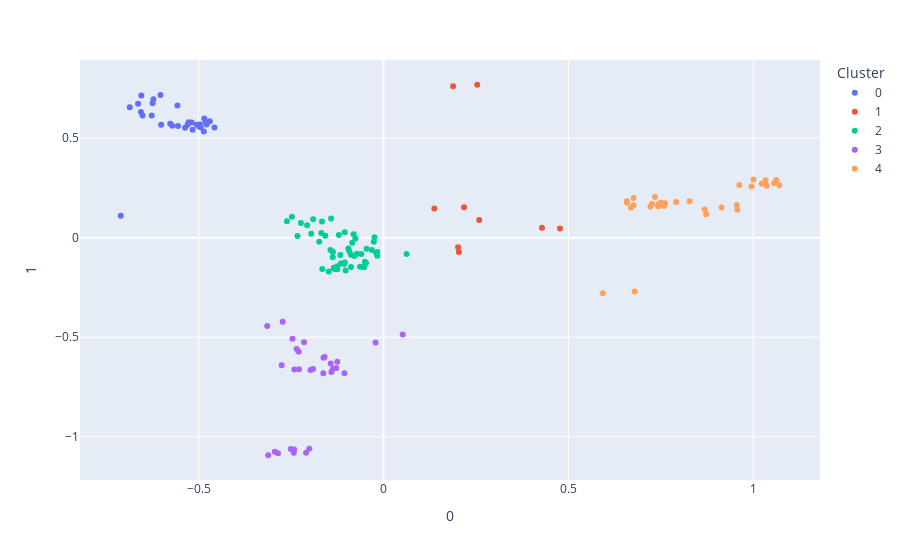

This figure's notebook cell:
### Code cell
kmeans_data = kmeans(dataframe=pokemon_df_scaled, n_cluster=5)

### Figure 1 — Plotly figure (JSON) as saved in the notebook; plotly's stock layout.template omitted (floating-point values rounded to 4 significant figures)
{"data": [{"customdata": [["squirtle"], ["wartortle"], ["blastoise"], ["golduck"], ["poliwrath"], ["psyduck"], ["poliwhirl"], ["poliwag"], ["krabby"], ["kingler"], ["cloyster"], ["shellder"], ["dewgong"], ["seel"], ["slowpoke"], ["slowbro"], ["seadra"], ["goldeen"], ["starmie"], ["staryu"], ["seaking"], ["horsea"], ["gyarados"], ["magikarp"], ["omanyte"], ["omastar"], ["kabuto"], ["kabutops"], ["vaporeon"], ["lapras"]], "hovertemplate": "Cluster=0<br>0=%{x}<br>1=%{y}<br>Name=%{customdata[0]}<extra></extra>", "legendgroup": "0", "marker": {"color": "#636efa", "symbol": "circle"}, "mode": "markers", "name": "0", "orientation": "v", "showlegend": true, "type": "scatter", "x": [-0.4817, -0.5185, -0.5766, -0.5559, -0.6014, -0.4785, -0.5163, -0.486, -0.5052, -0.5711, -0.6638, -0.4846, -0.6269, -0.4964, -0.5574, -0.6223, -0.527, -0.4945, -0.656, -0.4987, -0.5366, -0.4697, -0.7106, -0.4571, -0.6032, -0.6551, -0.6244, -0.6862, -0.5299, -0.6517], "xaxis": "x", "y": [0.581, 0.5778, 0.5726, 0.5607, 0.5671, 0.5676, 0.5422, 0.5335, 0.5675, 0.5616, 0.6722, 0.5981, 0.6129, 0.5685, 0.6631, 0.6948, 0.58, 0.5543, 0.6309, 0.5583, 0.5515, 0.5851, 0.11, 0.5536, 0.7161, 0.7139, 0.6743, 0.6543, 0.567, 0.6129], "yaxis": "y"}, {"customdata": [["tentacruel"], ["tentacool"], ["metapod"], ["parasect"], ["paras"], ["caterpie"], ["exeggcute"], ["exeggutor"], ["tangela"]], "hovertemplate": "Cluster=1<br>0=%{x}<br>1=%{y}<br>Name=%{customdata[0]}<extra></extra>", "legendgroup": "1", "marker": {"color": "#EF553B", "symbol": "circle"}, "mode": "markers", "name": "1", "orientation": "v", "showlegend": true, "type": "scatter", "x": [0.1881, 0.2535, 0.2016, 0.4285, 0.4773, 0.2038, 0.2178, 0.1374, 0.2589], "xaxis": "x", "y": [0.7602, 0.7678, -0.04785, 0.05032, 0.04631, -0.07215, 0.1526, 0.1464, 0.08837], "yaxis": "y"}, {"customdata": [["golem"], ["machop"], ["machoke"], ["alakazam"], ["machamp"], ["geodude"], ["rapidash"], ["graveler"], ["sandslash"], ["arcanine"], ["growlithe"], ["vulpix"], ["ninetales"], ["clefairy"], ["mankey"], ["diglett"], ["dugtrio"], ["ponyta"], ["magnemite"], ["onix"], ["magneton"], ["drowzee"], ["charmander"], ["charmeleon"], ["pikachu"], ["electabuzz"], ["hypno"], ["jynx"], ["rhyhorn"], ["rhydon"], ["hitmonchan"], ["hitmonlee"], ["mr-mime"], ["voltorb"], ["cubone"], ["electrode"], ["marowak"], ["primeape"], ["abra"], ["magmar"], ["pinsir"], ["clefable"], ["raichu"], ["mew"], ["mewtwo"], ["dragonair"], ["dratini"], ["flareon"], ["jolteon"], ["sandshrew"], ["kadabra"]], "hovertemplate": "Cluster=2<br>0=%{x}<br>1=%{y}<br>Name=%{customdata[0]}<extra></extra>", "legendgroup": "2", "marker": {"color": "#00cc96", "symbol": "circle"}, "mode": "markers", "name": "2", "orientation": "v", "showlegend": true, "type": "scatter", "x": [-0.2612, -0.04561, -0.095, -0.1574, -0.1436, -0.1418, -0.148, -0.1901, -0.08458, -0.1655, -0.06347, -0.05311, -0.1325, -0.01671, -0.06001, -0.01688, -0.0878, -0.1026, -0.03169, -0.2477, -0.09232, -0.1048, -0.05275, -0.0877, -0.04735, -0.1048, -0.1681, -0.2065, -0.1664, -0.2234, -0.1368, -0.1373, -0.1737, -0.05028, -0.02434, -0.125, -0.076, -0.1167, -0.08079, -0.1249, 0.06252, -0.07865, -0.1062, -0.1954, -0.2327, -0.07204, -0.0197, -0.1346, -0.1153, -0.02601, -0.1207], "xaxis": "x", "y": [0.08293, -0.05552, -0.05416, 0.01021, -0.06122, 0.09683, -0.1694, 0.09239, -0.02575, -0.1578, -0.1453, -0.148, -0.1567, -0.09041, -0.08215, -0.07132, -0.08621, -0.1653, -0.06193, 0.1047, -0.06766, 0.02714, -0.1456, -0.1467, -0.1272, -0.1247, 0.02327, 0.06221, 0.08155, 0.07396, -0.07245, -0.0978, -0.01997, -0.1205, 0.002374, -0.1433, -0.0035, -0.08722, 0.01688, -0.1589, -0.08182, -0.09221, -0.132, 0.01915, 0.00887, -0.08045, -0.07654, -0.1507, -0.129, -0.02043, 0.01325], "yaxis": "y"}, {"customdata": [["dodrio"], ["chansey"], ["pidgeotto"], ["pidgey"], ["farfetchd"], ["doduo"], ["tauros"], ["eevee"], ["lickitung"], ["kangaskhan"], ["scyther"], ["spearow"], ["rattata"], ["raticate"], ["fearow"], ["dragonite"], ["moltres"], ["zapdos"], ["porygon"], ["aerodactyl"], ["snorlax"], ["articuno"], ["ditto"], ["persian"], ["meowth"], ["wigglytuff"], ["jigglypuff"], ["butterfree"], ["pidgeot"], ["charizard"]], "hovertemplate": "Cluster=3<br>0=%{x}<br>1=%{y}<br>Name=%{customdata[0]}<extra></extra>", "legendgroup": "3", "marker": {"color": "#ab63fa", "symbol": "circle"}, "mode": "markers", "name": "3", "orientation": "v", "showlegend": true, "type": "scatter", "x": [-0.3118, -0.141, -0.2416, -0.201, -0.2508, -0.2428, -0.2411, -0.1427, -0.1623, -0.2285, -0.02159, -0.2093, -0.1276, -0.1905, -0.2853, -0.2461, -0.2348, -0.2149, -0.1593, -0.3145, -0.2754, -0.2727, -0.1249, -0.1976, -0.1368, -0.1628, -0.1056, 0.05184, -0.2938, -0.2293], "xaxis": "x", "y": [-1.092, -0.6739, -1.064, -1.059, -1.06, -1.08, -0.6621, -0.6312, -0.6024, -0.6603, -0.5265, -1.079, -0.6536, -0.6591, -1.083, -0.5068, -0.5595, -0.5256, -0.5994, -0.4439, -0.6398, -0.4218, -0.6232, -0.6639, -0.6584, -0.6806, -0.6811, -0.4865, -1.075, -0.5726], "yaxis": "y"}, {"customdata": [["nidoking"], ["venomoth"], ["zubat"], ["golbat"], ["gloom"], ["nidorino"], ["vileplume"], ["venonat"], ["weezing"], ["koffing"], ["victreebel"], ["grimer"], ["gastly"], ["muk"], ["gengar"], ["haunter"], ["weepinbell"], ["bellsprout"], ["oddish"], ["bulbasaur"], ["ivysaur"], ["weedle"], ["venusaur"], ["beedrill"], ["nidoran-m"], ["nidoqueen"], ["nidorina"], ["nidoran-f"], ["ekans"], ["arbok"], ["kakuna"]], "hovertemplate": "Cluster=4<br>0=%{x}<br>1=%{y}<br>Name=%{customdata[0]}<extra></extra>", "legendgroup": "4", "marker": {"color": "#FFA15A", "symbol": "circle"}, "mode": "markers", "name": "4", "orientation": "v", "showlegend": true, "type": "scatter", "x": [0.6584, 0.8685, 0.6795, 0.5931, 1.033, 0.7219, 1.001, 0.9143, 0.6764, 0.7341, 0.9952, 0.7435, 0.8276, 0.6761, 0.7502, 0.7916, 1.036, 1.07, 1.062, 1.056, 1.023, 0.9569, 0.9622, 0.8726, 0.7585, 0.6581, 0.7259, 0.7619, 0.7425, 0.6692, 0.9551], "xaxis": "x", "y": [0.1749, 0.1421, -0.2708, -0.2786, 0.2885, 0.1565, 0.2924, 0.152, 0.199, 0.2042, 0.2575, 0.168, 0.1824, 0.1625, 0.1754, 0.1793, 0.2608, 0.2638, 0.2901, 0.2736, 0.2705, 0.1402, 0.2651, 0.1178, 0.1586, 0.1837, 0.1691, 0.1723, 0.1584, 0.1498, 0.1645], "yaxis": "y"}], "layout": {"legend": {"title": {"text": "Cluster"}, "tracegroupgap": 0}, "margin": {"t": 60}, "xaxis": {"anchor": "y", "domain": [0, 1], "title": {"text": "0"}}, "yaxis": {"anchor": "x", "domain": [0, 1], "title": {"text": "1"}}}}
